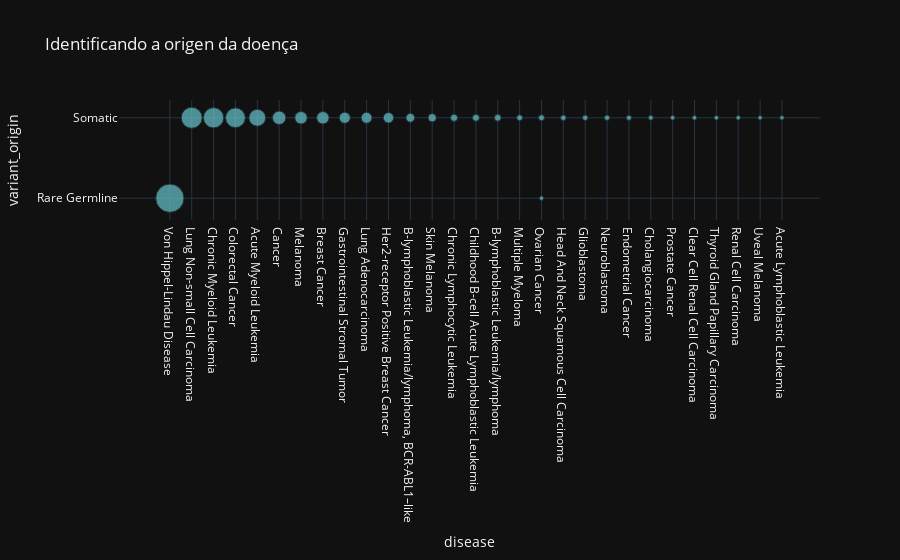

The cell this chart's notebook holds for it:
### Markdown cell above
### Comparação de outras colunas com disease usando px

### Code cell
# agrupa os dados pela combinação de "variant_origin" e "disease" e soma a quantidade de ocorrências de cada combinação
grouped_origin_df = civic.groupby(['variant_origin', 'disease']).size().reset_index(name='count')
# ordena os dados pela quantidade de ocorrências em ordem decrescente
sorted_origin_df = grouped_origin_df.sort_values('count', ascending=False)
# seleciona as informações mais relevantes
top_origin_df = sorted_origin_df.head(30)

# conta a frequência dos valores em cada coluna
var_counts = civic['disease'].value_counts().reset_index()
origin_counts = civic['variant_origin'].value_counts().reset_index()
# renomeia as colunas
origin_counts.columns = ['variant_origin', 'count']
var_counts.columns = ['disease', 'count']

# cria o gráfico de dispersão
fig = px.scatter(top_origin_df, x='disease', y='variant_origin', size='count',title='Identificando a origen da doença',
            color_discrete_sequence=px.colors.qualitative.Pastel,
            template='plotly_dark')
# mostra o gráfico
fig.show()

### Figure 1 — Plotly figure (JSON) as saved in the notebook; plotly's stock layout.template omitted (floating-point values rounded to 4 significant figures)
{"data": [{"hovertemplate": "disease=%{x}<br>variant_origin=%{y}<br>count=%{marker.size}<extra></extra>", "legendgroup": "", "marker": {"color": "rgb(102, 197, 204)", "size": [584, 324, 302, 287, 208, 133, 114, 113, 90, 87, 80, 57, 48, 38, 36, 34, 26, 26, 23, 22, 21, 20, 18, 16, 16, 15, 15, 14, 14, 14], "sizemode": "area", "sizeref": 1.46, "symbol": "circle"}, "mode": "markers", "name": "", "orientation": "v", "showlegend": false, "type": "scatter", "x": ["Von Hippel-Lindau Disease", "Lung Non-small Cell Carcinoma", "Chronic Myeloid Leukemia", "Colorectal Cancer", "Acute Myeloid Leukemia", "Cancer", "Melanoma", "Breast Cancer", "Gastrointestinal Stromal Tumor", "Lung Adenocarcinoma", "Her2-receptor Positive Breast Cancer", "B-lymphoblastic Leukemia/lymphoma, BCR-ABL1–like", "Skin Melanoma", "Chronic Lymphocytic Leukemia", "Childhood B-cell Acute Lymphoblastic Leukemia", "B-lymphoblastic Leukemia/lymphoma", "Multiple Myeloma", "Ovarian Cancer", "Head And Neck Squamous Cell Carcinoma", "Glioblastoma", "Neuroblastoma", "Endometrial Cancer", "Cholangiocarcinoma", "Prostate Cancer", "Clear Cell Renal Cell Carcinoma", "Thyroid Gland Papillary Carcinoma", "Renal Cell Carcinoma", "Uveal Melanoma", "Acute Lymphoblastic Leukemia", "Ovarian Cancer"], "xaxis": "x", "y": ["Rare Germline", "Somatic", "Somatic", "Somatic", "Somatic", "Somatic", "Somatic", "Somatic", "Somatic", "Somatic", "Somatic", "Somatic", "Somatic", "Somatic", "Somatic", "Somatic", "Somatic", "Somatic", "Somatic", "Somatic", "Somatic", "Somatic", "Somatic", "Somatic", "Somatic", "Somatic", "Somatic", "Somatic", "Somatic", "Rare Germline"], "yaxis": "y"}], "layout": {"legend": {"itemsizing": "constant", "tracegroupgap": 0}, "title": {"text": "Identificando a origen da doença"}, "xaxis": {"anchor": "y", "domain": [0, 1], "title": {"text": "disease"}}, "yaxis": {"anchor": "x", "domain": [0, 1], "title": {"text": "variant_origin"}}}}
